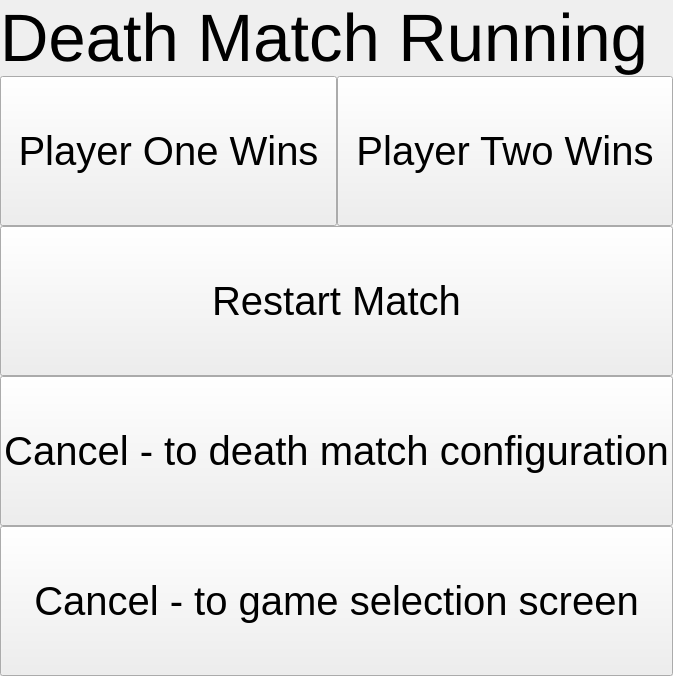
        <widget class="QWidget" name="deathMatchRunning">
         <layout class="QGridLayout" name="gridLayout_8">
          <property name="sizeConstraint">
           <enum>QLayout::SetMinimumSize</enum>
          </property>
          <property name="leftMargin">
           <number>0</number>
          </property>
          <property name="topMargin">
           <number>0</number>
          </property>
          <property name="rightMargin">
           <number>0</number>
          </property>
          <property name="bottomMargin">
           <number>0</number>
          </property>
          <property name="spacing">
           <number>0</number>
          </property>
          <item row="0" column="0">
           <layout class="QGridLayout" name="gridLayout_7">
            <property name="spacing">
             <number>0</number>
            </property>
            <item row="2" column="1">
             <widget class="QPushButton" name="dmrPlayerTwoWinsButton">
              <property name="sizePolicy">
               <sizepolicy hsizetype="Minimum" vsizetype="Maximum">
                <horstretch>0</horstretch>
                <verstretch>0</verstretch>
               </sizepolicy>
              </property>
              <property name="minimumSize">
               <size>
                <width>0</width>
                <height>150</height>
               </size>
              </property>
              <property name="maximumSize">
               <size>
                <width>16777215</width>
                <height>150</height>
               </size>
              </property>
              <property name="font">
               <font>
                <pointsize>30</pointsize>
               </font>
              </property>
              <property name="text">
               <string>Player Two Wins</string>
              </property>
             </widget>
            </item>
            <item row="5" column="0" colspan="2">
             <widget class="QPushButton" name="dmrCancel">
              <property name="minimumSize">
               <size>
                <width>0</width>
                <height>150</height>
               </size>
              </property>
              <property name="maximumSize">
               <size>
                <width>16777215</width>
                <height>16777215</height>
               </size>
              </property>
              <property name="font">
               <font>
                <pointsize>30</pointsize>
               </font>
              </property>
              <property name="text">
               <string>Cancel - to game selection screen</string>
              </property>
             </widget>
            </item>
            <item row="0" column="0" colspan="2">
             <widget class="QLabel" name="dmrTitle">
              <property name="minimumSize">
               <size>
                <width>0</width>
                <height>0</height>
               </size>
              </property>
              <property name="maximumSize">
               <size>
                <width>16777215</width>
                <height>100</height>
               </size>
              </property>
              <property name="font">
               <font>
                <pointsize>50</pointsize>
               </font>
              </property>
              <property name="text">
               <string>Death Match Running</string>
              </property>
             </widget>
            </item>
            <item row="2" column="0">
             <widget class="QPushButton" name="dmrPlayerOneWinsButton">
              <property name="sizePolicy">
               <sizepolicy hsizetype="Minimum" vsizetype="Maximum">
                <horstretch>0</horstretch>
                <verstretch>0</verstretch>
               </sizepolicy>
              </property>
              <property name="minimumSize">
               <size>
                <width>0</width>
                <height>150</height>
               </size>
              </property>
              <property name="maximumSize">
               <size>
                <width>16777215</width>
                <height>150</height>
               </size>
              </property>
              <property name="font">
               <font>
                <pointsize>30</pointsize>
               </font>
              </property>
              <property name="text">
               <string>Player One Wins</string>
              </property>
             </widget>
            </item>
            <item row="4" column="0" colspan="2">
             <widget class="QPushButton" name="dmrBackToDMConfigButton">
              <property name="sizePolicy">
               <sizepolicy hsizetype="Minimum" vsizetype="Minimum">
                <horstretch>0</horstretch>
                <verstretch>0</verstretch>
               </sizepolicy>
              </property>
              <property name="minimumSize">
               <size>
                <width>0</width>
                <height>150</height>
               </size>
              </property>
              <property name="maximumSize">
               <size>
                <width>16777215</width>
                <height>16777215</height>
               </size>
              </property>
              <property name="sizeIncrement">
               <size>
                <width>0</width>
                <height>0</height>
               </size>
              </property>
              <property name="font">
               <font>
                <pointsize>30</pointsize>
               </font>
              </property>
              <property name="text">
               <string>Cancel - to death match configuration</string>
              </property>
             </widget>
            </item>
            <item row="1" column="0" colspan="2">
             <widget class="QStackedWidget" name="dmrStackedWidget">
              <widget class="DeathMatchRunningClockWidget" name="dmrCountDownWidget"/>
              <widget class="DeathMatchCompleteWidget" name="dmrCompleteWidget"/>
             </widget>
            </item>
            <item row="3" column="0" colspan="2">
             <widget class="QPushButton" name="dmrRestartMatchButton">
              <property name="minimumSize">
               <size>
                <width>0</width>
                <height>150</height>
               </size>
              </property>
              <property name="font">
               <font>
                <pointsize>30</pointsize>
               </font>
              </property>
              <property name="text">
               <string>Restart Match</string>
              </property>
             </widget>
            </item>
           </layout>
          </item>
         </layout>
        </widget>
